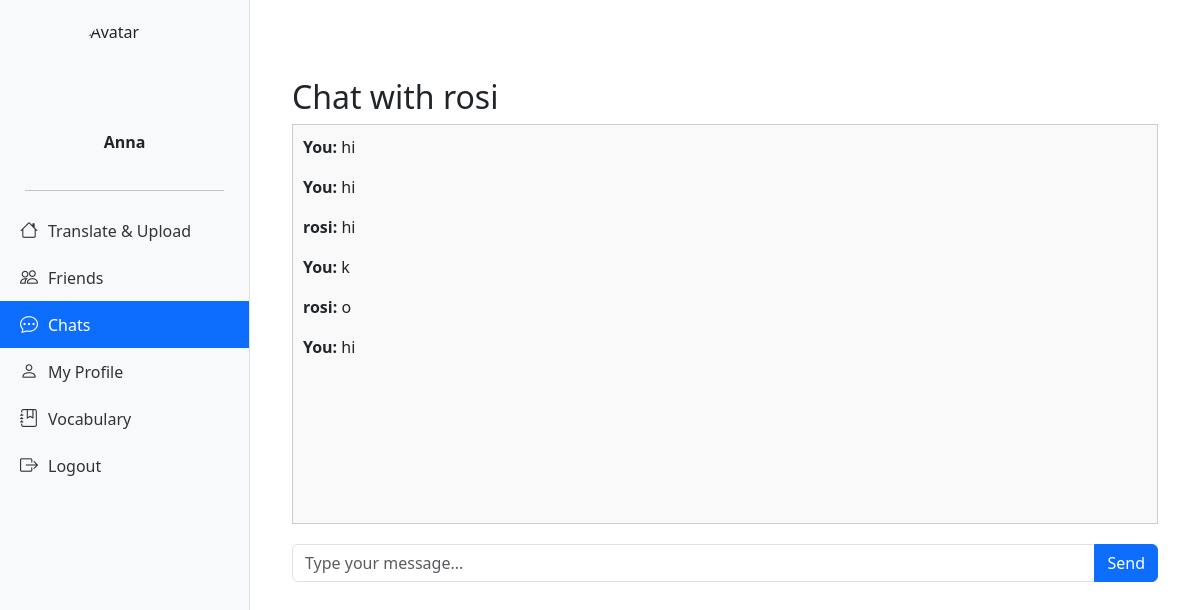
The page /chat/2 (signed in) on the database its author committed.
### tables this page shows
CREATE TABLE users (
    id INTEGER PRIMARY KEY AUTOINCREMENT,
    username TEXT UNIQUE NOT NULL,
    password TEXT NOT NULL,
    avatar TEXT,
    about_me TEXT
);

CREATE TABLE messages (
    id INTEGER PRIMARY KEY AUTOINCREMENT,
    sender_id INTEGER NOT NULL,
    receiver_id INTEGER NOT NULL,
    message TEXT NOT NULL,
    timestamp DATETIME DEFAULT CURRENT_TIMESTAMP,
    FOREIGN KEY (sender_id) REFERENCES users(id),
    FOREIGN KEY (receiver_id) REFERENCES users(id)
);

### app.py (the view, shortened to what this page needs)
@app.route('/chat/<int:friend_id>', methods=['GET', 'POST'])
def chat(friend_id):
    if 'user_id' not in session:
        return redirect(url_for('login'))
    user_id = session['user_id']
    conn = get_db()
    cursor = conn.cursor()
    cursor.execute('''
        SELECT * FROM friendships
        WHERE (
            (user_id = ? AND friend_id = ?) OR
            (user_id = ? AND friend_id = ?)
        ) AND status = 'accepted'
    ''', (user_id, friend_id, friend_id, user_id))
    friendship = cursor.fetchone()
    if not friendship:
        return "You are not friends with this user.", 403
    cursor.execute('''
        SELECT sender_id, message, timestamp FROM messages
        WHERE (sender_id = ? AND receiver_id = ?)
           OR (sender_id = ? AND receiver_id = ?)
        ORDER BY timestamp ASC
    ''', (user_id, friend_id, friend_id, user_id))
    chat_history = cursor.fetchall()
    cursor.execute('SELECT username FROM users WHERE id = ?', (friend_id,))
    friend_username = cursor.fetchone()
    return render_template('chat.html',
                       chat_history=chat_history,
                       friend_username=friend_username[0],
                       friend_id=friend_id)

### app.py (called while the page is built)
def get_db():
    db = getattr(g, '_database', None)
    if db is None:
        db = g._database = sqlite3.connect(DATABASE)
    return db

### templates/chat.html (shortened to what this page needs)
{% extends 'base.html' %}
{% block content %}
<div class="container mt-5">
    <h2>Chat with {{ friend_username }}</h2>
    <div id="chatBox" style="height: 400px; overflow-y: auto; border: 1px solid #ccc; padding: 10px; margin-bottom: 20px; background: #f9f9f9;">
        {% for sender_id, message, timestamp in chat_history %}
            <p>
                <strong>{{ 'You' if sender_id == session['user_id'] else friend_username }}:</strong> {{ message }}
            </p>
        {% endfor %}
    </div>
    <form id="sendForm">
        <div class="input-group">
            <input type="text" id="messageInput" class="form-control" placeholder="Type your message..." required>
            <button type="submit" class="btn btn-primary">Send</button>
        </div>
    </form>
</div>
{% endblock %}

### templates/base.html (style rules this page uses)
body { margin: 0; padding: 0; font-family: "Segoe UI", Tahoma, Geneva, Verdana, sans-serif; }

### rows shown on the page
users: username "rosi"
messages: user_id "You", message "hi"
messages: user_id "You", message "hi"
messages: message "hi"
messages: user_id "You", message "k"
messages: message "o"
messages: user_id "You", message "hi"

### other values the page prints
{{ session.get('username', 'User') }} "Anna"
